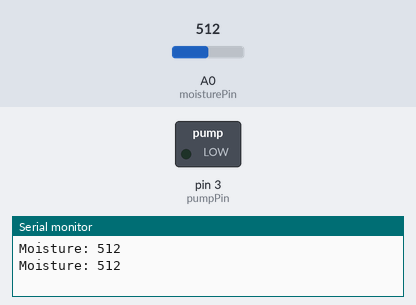
Bench run of a sketch on a simulated Arduino Uno, built with avr-gcc and run on an emulated ATmega328P. On the bench: switched loads named in the sketch (green lamp = pin HIGH), the last lines printed to the serial monitor. Inputs (shaded band) come from the test bench; at power-on: A0 (moisturePin) = 512.

Above: at 1.8 s.
1.9 s: A0 (moisturePin) set to 584
3.4 s: A0 (moisturePin) set to 614
At 4.6 s:
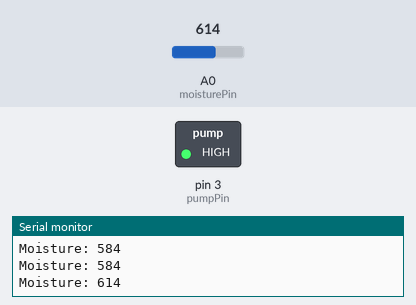
7.5 s: A0 (moisturePin) set to 590
At 9.6 s:
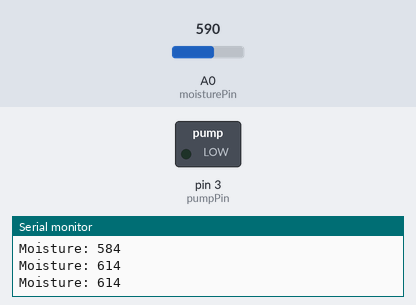
10.5 s: A0 (moisturePin) set to 610
At 12.3 s:
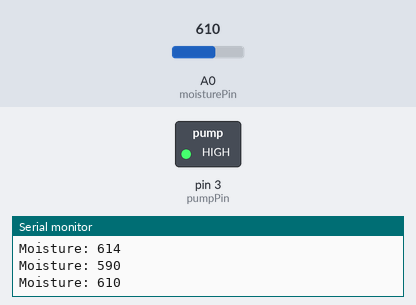
Timing chart, 0 to 15.5 s (numbered marks = the images above; inputs shaded):
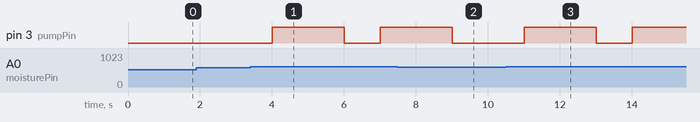

The sketch:

Automatic_Plant_Watering.ino
```cpp
const int moisturePin = A0;
const int pumpPin = 3;
const int dryThreshold = 600; // Adjust based on your sensor

void setup() {
  pinMode(pumpPin, OUTPUT);
  digitalWrite(pumpPin, LOW); // Ensure pump is off initially
  Serial.begin(9600);
}

void loop() {
  int moisture = analogRead(moisturePin);

  Serial.print("Moisture: ");
  Serial.println(moisture);

  if(moisture > dryThreshold) {
    digitalWrite(pumpPin, HIGH); // Turn on pump
    delay(2000); // Water for 2 seconds
    digitalWrite(pumpPin, LOW);
  }

  delay(1000); // Check every second
}
```

Measured:
- the behaviour switches between 600 and 601 on A0 (moisturePin) (found by bisection; images 0 and 1)
- after the input at 3.4 s, pin 3 (pumpPin): LOW → HIGH after 0.60 s, → LOW 2.0 s later, → HIGH 1.0 s later
- after the input at 7.5 s, pin 3 (pumpPin): goes on until 9.0 s, then stays LOW
- after the input at 10.5 s, pin 3 (pumpPin): LOW → HIGH after 0.50 s, → LOW 2.0 s later, → HIGH 1.0 s later
